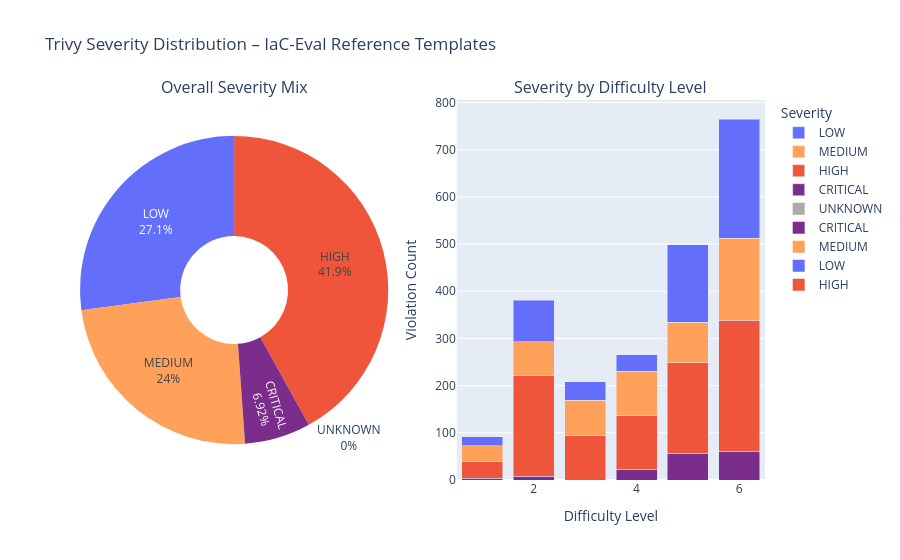

The notebook cell this image was saved under:
### Code cell
# ── Fig 2 · Severity breakdown ────────────────────────────────────────────────
sev_totals = {
    'CRITICAL': int(df_trivy['severity_critical'].sum()),
    'HIGH':     int(df_trivy['severity_high'].sum()),
    'MEDIUM':   int(df_trivy['severity_medium'].sum()),
    'LOW':      int(df_trivy['severity_low'].sum()),
    'UNKNOWN':  int(df_trivy['severity_unknown'].sum()),
}
sev_colors = {
    'CRITICAL': '#7B2D8B', 'HIGH': '#EF553B',
    'MEDIUM':   '#FFA15A', 'LOW':  '#636EFA', 'UNKNOWN': '#AAAAAA'
}

fig_sev = make_subplots(
    rows=1, cols=2,
    specs=[[{'type': 'pie'}, {'type': 'bar'}]],
    subplot_titles=('Overall Severity Mix', 'Severity by Difficulty Level'),
)

# Pie
fig_sev.add_trace(go.Pie(
    labels=list(sev_totals.keys()),
    values=list(sev_totals.values()),
    marker_colors=[sev_colors[s] for s in sev_totals],
    hole=0.35,
    textinfo='label+percent',
), row=1, col=1)

# Stacked bar
for sev, col_name in [
    ('CRITICAL', 'total_critical'), ('HIGH', 'total_high'),
    ('MEDIUM',   'total_medium'),   ('LOW',  'total_low'),
]:
    fig_sev.add_trace(go.Bar(
        x=trivy_summary[_DIFF_COL],
        y=trivy_summary[col_name],
        name=sev,
        marker_color=sev_colors[sev],
    ), row=1, col=2)

fig_sev.update_layout(
    title='Trivy Severity Distribution – IaC-Eval Reference Templates',
    barmode='stack',
    xaxis_title='Difficulty Level',
    yaxis_title='Violation Count',
    legend_title='Severity',
    height=500,
)
fig_sev.write_image(str(TRIVY_OUTPUT_DIR / 'trivy_severity_distribution.png'), scale=2)
fig_sev.show()

### Figure 1 — Plotly figure (JSON) as saved in the notebook; plotly's stock layout.template omitted (floating-point values rounded to 4 significant figures)
{"data": [{"domain": {"x": [0, 0.45], "y": [0, 1]}, "hole": 0.35, "labels": ["CRITICAL", "HIGH", "MEDIUM", "LOW", "UNKNOWN"], "marker": {"colors": ["#7B2D8B", "#EF553B", "#FFA15A", "#636EFA", "#AAAAAA"]}, "textinfo": "label+percent", "type": "pie", "values": [153, 927, 531, 599, 0]}, {"marker": {"color": "#7B2D8B"}, "name": "CRITICAL", "type": "bar", "x": [1, 2, 3, 4, 5, 6], "xaxis": "x", "y": [4, 8, 0, 23, 57, 61], "yaxis": "y"}, {"marker": {"color": "#EF553B"}, "name": "HIGH", "type": "bar", "x": [1, 2, 3, 4, 5, 6], "xaxis": "x", "y": [35, 214, 95, 113, 192, 278], "yaxis": "y"}, {"marker": {"color": "#FFA15A"}, "name": "MEDIUM", "type": "bar", "x": [1, 2, 3, 4, 5, 6], "xaxis": "x", "y": [34, 71, 74, 94, 85, 173], "yaxis": "y"}, {"marker": {"color": "#636EFA"}, "name": "LOW", "type": "bar", "x": [1, 2, 3, 4, 5, 6], "xaxis": "x", "y": [19, 88, 39, 35, 165, 253], "yaxis": "y"}], "layout": {"annotations": [{"font": {"size": 16}, "showarrow": false, "text": "Overall Severity Mix", "x": 0.225, "xanchor": "center", "xref": "paper", "y": 1, "yanchor": "bottom", "yref": "paper"}, {"font": {"size": 16}, "showarrow": false, "text": "Severity by Difficulty Level", "x": 0.775, "xanchor": "center", "xref": "paper", "y": 1, "yanchor": "bottom", "yref": "paper"}], "autosize": true, "barmode": "stack", "legend": {"title": {"text": "Severity"}}, "title": {"text": "Trivy Severity Distribution – IaC-Eval Reference Templates"}, "xaxis": {"anchor": "y", "autorange": true, "domain": [0.55, 1], "range": [0.5, 6.5], "title": {"text": "Difficulty Level"}, "type": "linear"}, "yaxis": {"anchor": "x", "autorange": true, "domain": [0, 1], "range": [0, 805.3], "title": {"text": "Violation Count"}, "type": "linear"}}}
